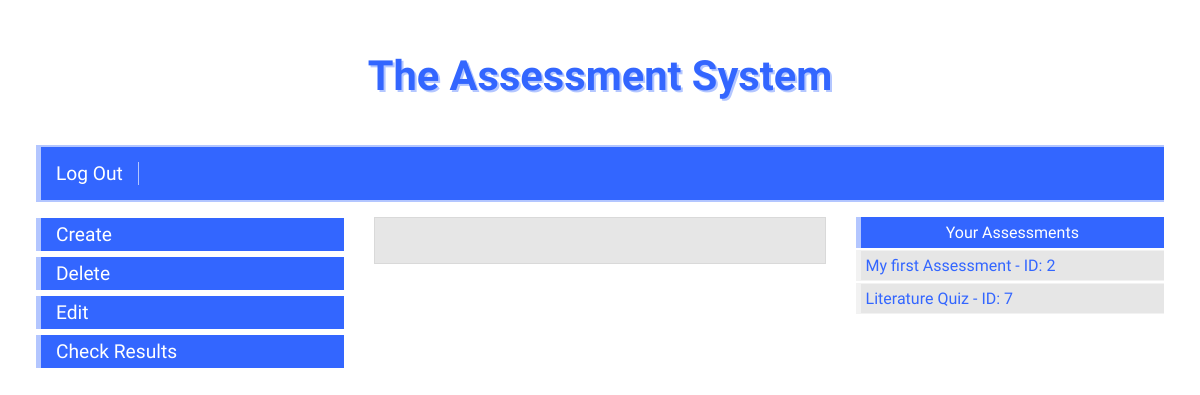
Screenshot of / (signed in) with the database file from the repository.
### assessment/models.py (models this page shows)
class Assessment(models.Model):
    creator = models.ForeignKey(settings.AUTH_USER_MODEL, on_delete=models.CASCADE, editable=False)
    title = models.CharField(max_length=100, blank=True)
    def __str__(self):
        return f'{self.title} - ID: {self.id}'

### core/views.py (the view)
# urls.py: 2. Add a URL to urlpatterns:  path('', views.home, name='home')
def home(request):
    template_name = 'home.html'
    if request.user.id is not None:
        user_id = request.user.id
        current_user = User.objects.get(id=user_id)
        user_assessments = Assessment.objects.filter(creator=current_user).exclude(title='')
    else:
        user_assessments = None
    context = {
        'user_assessments': user_assessments,
    }
    return render(request, template_name, context)

### core/templates/core/home.html (shortened to what this page needs)
{% extends 'base.html' %}
{% block content %}
<div class="col-12" id="logo">
    <h1><a href="{% url 'home' %}" class="logo">The Assessment System</a></h1>
</div>
<div class="col-12" id="navbar">
    {% if not user.is_authenticated %}
    <a href="{% url 'login' %}" class="navbar-button">Log In</a>
    <a href="{% url 'signup' %}" class="navbar-button">Sign Up</a>
    {% else %}
    <a href="{% url 'logout' %}" class="navbar-button">Log Out</a>
    {% endif %}
</div>
{% if user.role == 'Teacher' %}
<div class="col-3" id="left-side-teacher">
    <br><a href="{% url 'create-assessment' %}" name="create-assessment" class="left-side-button">Create</a>
    <br><a href="{% url 'delete-assessment' %}" name="delete-assessment" class="left-side-button">Delete</a>
    <br><a href="{% url 'edit-assessment' %}" name="edit-assessment" class="left-side-button">Edit</a>
    <br><a href="{% url 'check-results' %}" name="check-results" class="left-side-button">Check Results</a>
</div>
<div class="col-6" id="main-content-teacher">
</div>
<div class="col-3" id="right-side-teacher">
    {% if user_assessments %}
    <h3 class="right-side-title">Your Assessments</h3>
    {% for assessment in user_assessments %}
    <ul class="assessments-list">{{ assessment }}</ul>
    {% endfor %}
    {% else %}
    <h3 class="right-side-title">You have no assessments.</h3>
    {% endif %}
</div>
{% endif %}
{% endblock %}

### assessmentsystem/static/assessmentsystem/css/style.css (style rules this page uses)
* { box-sizing: border-box; }
[class*="col-"] { float: left; padding: 15px; border: 1px ; }
.col-3 { width: 30%; }
.col-6 { width: 40%; }
.col-12 { width: 100%; }
body { font-family: sans-serif; margin-left: 3%; margin-right: 3%; }
#logo { text-align: center; font-family: 'Armata'; font-size: 2em; }
.logo { color: #3366ff; text-shadow: 2px 2px #b3c6ff; }
a:link { text-decoration: none; }
#navbar { background-color: #3366ff; border-top: 2px solid #b3c6ff; border-bottom: 2px solid #b3c6ff; border-left: 5px solid #b3c6ff; }
.navbar-button { color: white; font-family: 'Armata'; margin-right: 15px; font-size: 120%; border-right: 1px solid #b3c6ff; padding-right: 15px; }
.left-side-button { color: white; font-family: 'Armata'; font-size: 120%; background-color: #3366ff; padding-right: 3px; padding-left: 15px; padding-top: 5px; padding-bottom: 5px; display: block; border-left: 5px solid #b3c6ff; margin-bottom: -12px; margin-right: 30px; }
.right-side-title { font-family: 'Armata'; color: white; font-size: 100%; margin-block-start: 0px; margin-block-end: 2px; background-color: #3366ff; padding: 6px; font-weight: normal; text-align: center; border-left: 5px solid #b3c6ff; margin-left: 15px; }
#left-side-teacher { padding: 0px; margin-top: -2px; }
div#right-side-teacher { float: left; padding-right: 0px; }
ul { font-family: 'Rosario'; color: #3366ff; font-size: 100%; list-style-type: none; padding: 5px; background-color: #e6e6e6; margin-block-start: 0px; margin-block-end: 2px; border-left: 5px solid #f2f2f2; border-bottom: 1px solid #f2f2f2; border-top: 1px solid #f2f2f2; }
h1 { text-align: center; font-family: 'Armata'; font-size: 130%; margin-bottom: 30px; color: #3366ff; }
#main-content-teacher { font-family: 'Armata'; color: black; margin-top: 15px; background-color: #e6e6e6; padding: 2%; border: 1px solid #d9d9d9; }
h3 { font-family: 'Armata'; font-size: 100%; margin-top: 0px; color: #3366ff; margin-top: 15px; font-weight: bold; }
.assessments-list { margin-left: 15px; }

### rows the page displays
Assessment: title+id "My first Assessment - ID: 2"
Assessment: title+id "Literature Quiz - ID: 7"
